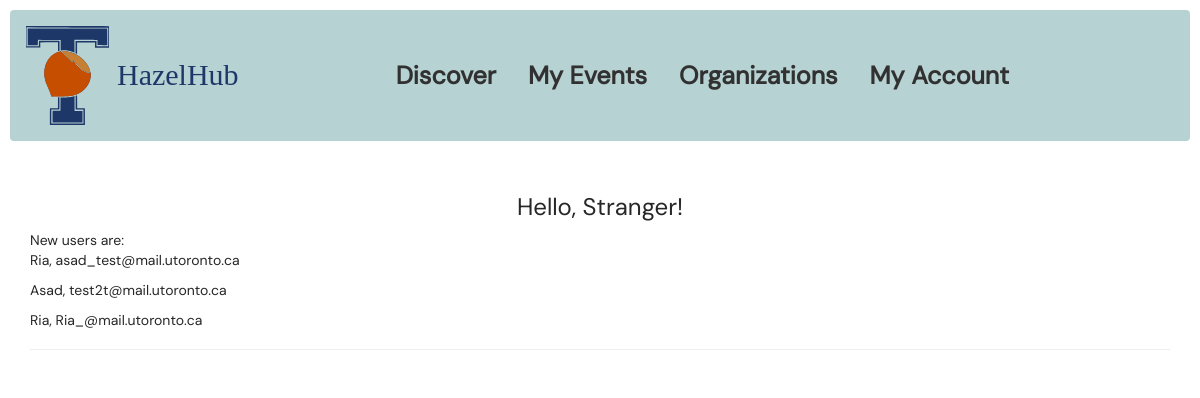
/list, run on an earlier commit of the app's database.
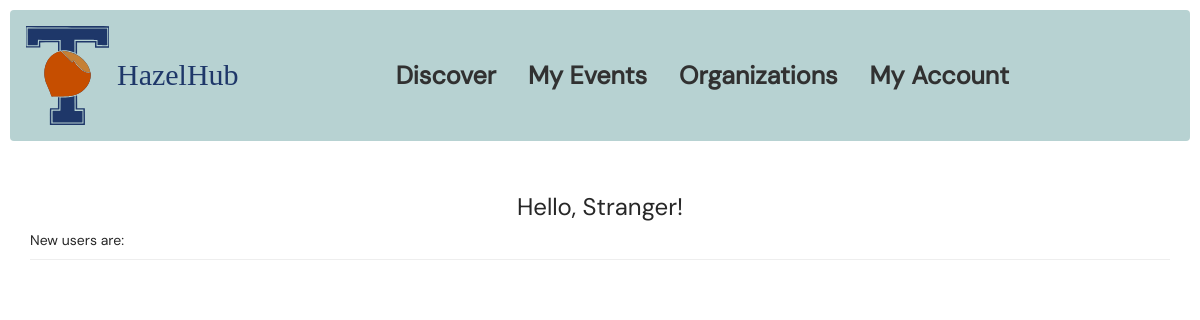
And on a later commit of the database.
### app/models.py (models this page shows, shortened)
class User(UserMixin, db.Model):
    __tablename__ = "users"
    id = db.Column(db.String(255), primary_key=True)
    role = "user"
    name = db.Column(db.String(10), nullable=False)
    email = db.Column(db.String(100), unique=True, nullable=False)
    password = db.Column(db.String(255), nullable=False)
    faculty = db.Column(db.String(255))
    major = db.Column(db.String(255))
    campus = db.Column(db.String(255))
    year_of_study = db.Column(db.String(255))
    events: Mapped[List[Event]] = relationship(secondary=UserEvents, back_populates="users")
    interests: Mapped[List[Interest]] = relationship(
        secondary=UserInterests, back_populates="users"
    )

### app/main/users/routes.py (the view)
@users_blueprint.route("/list", methods=["GET"])
def user_list():
    users = User.query.all()
    if users is not None:
        return render_template("user.html", name=session.get("first_name", "Stranger"), users=users)

### app/templates/user.html
{% extends "base.html" %} {% block title %}HazelHub{% endblock %} {% block
page_content %}
<div class="page-header">
  <h1>Hello, {{ name }}!</h1>
  New users are: {% for user in users %}
  <p>{{user.name}}, {{user.email}}</p>
  {% endfor %}
</div>
{% endblock %}

### app/templates/base.html (shortened to what this page needs)
{% extends "bootstrap/base.html" %} {% block title %}HazelHub{% endblock %} {%
block navbar %}
<link rel="stylesheet" href="{{ url_for('static', filename='css/main.css') }}">
<div class="tob-bar-container tob-bar-root-class-name">
  <div class="tob-bar-top-bar">
    <img alt="image" src="{{ url_for('static', filename='assets/hazelhublogo.svg') }}" class="tob-bar-image" />
    <span class="tob-bar-text"><span>HazelHub</span></span>
    <nav class="tob-bar-links">
      <a href="/discover" class="tob-bar-navlink">
        <span>Discover</span>
      </a>
      <a href="/myEvents" class="tob-bar-navlink1">
        <span>My Events</span>
      </a>
      <a href="/organizer/list" class="tob-bar-navlink2">
        <span>Organizations</span>
      </a>
      {% if current_user.name %}
      <a href="/user/myAccount" class="tob-bar-navlink3">
        <span>My Account</span>
      </a>
      {% else %}
      <a href="/organizer/myAccount" class="tob-bar-navlink3">
        <span>My Account</span>
      </a>
      {% endif %}
    </nav>
  </div>
</div>
{% endblock %} {% block content %}
<div class="container">
   {% block page_content %}{% endblock %}
</div>
{% endblock %}

### app/static/css/main.css (style rules this page uses)
*, *::before, *::after { box-sizing: border-box; }
html { background-color: #ffffff; }
body { color: #272727; font-family: "DM Sans"; font-style: normal; font-weight: 400; letter-spacing: 0; padding: 1rem; }
h1 { font-size: 24px; font-weight: 400; text-align: center; }
img { height: auto; max-width: 100%; vertical-align: middle; }

### app/static/css/style.css (style rules this page uses)
:root { --dl-color-gray-500: #595959; --dl-color-gray-700: #999999; --dl-color-gray-900: #D9D9D9; --dl-size-size-large: 144px; --dl-size-size-small: 48px; --dl-color-danger-300: #A22020; --dl-color-danger-500: #BF2626; --dl-color-danger-700: #E14747; --dl-color-gray-black: #000000; --dl-color-gray-white: #FFFFFF; --dl-size-size-medium: 96px; --dl-size-size-xlarge: 192px; --dl-size-size-xsmall: 16px; --dl-space-space-unit: 16px; --dl-color-hazelhub-bb: #b7d2d2ff; --dl-color-primary-100: #003EB3; --dl-color-primary-300: #0074F0; --dl-color-primary-500: #14A9FF; --dl-color-primary-700: #85DCFF; --dl-color-success-300: #199033; --dl-color-success-500: #32A94C; --dl-color-success-700: #4CC366; --dl-size-size-xxlarge: 288px; --dl-size-size-maxwidth: 1400px; --dl-radius-radius-round: 50%; --dl-color-hazelhub-beige: #e6d1abff; --dl-color-hazelhub-cream: #fbf9eeff; --dl-color-hazelhub-dblue: #484e58ff; --dl-color-hazelhub-hazel: #c64e00ff; --dl-color-hazelhub-lblue: #486287ff; --dl-color-hazelhub-tblue: #1e3769ff; --dl-color-hazelhub-white: #ffffffff; --dl-space-space-halfunit: 8px; --dl-space-space-sixunits: 96px; --dl-space-space-twounits: 32px; --dl-color-hazelhub-dblack: #313131ff; --dl-color-hazelhub-hazel2: #c58035ff; --dl-radius-radius-radius2: 2px; --dl-radius-radius-radius4: 4px; --dl-radius-radius-radius8: 8px; --dl-space-space-fiveunits: 80px; --dl-space-space-fourunits: 64px; --dl-space-space-threeunits: 48px; --dl-space-space-oneandhalfunits: 24px; }
.tob-bar-container { width: 100%; height: 400px; display: flex; position: relative; align-items: flex-start; flex-direction: column; }
.tob-bar-top-bar { flex: 0 0 auto; width: auto; display: flex; z-index: 100; position: relative; align-items: center; padding-top: var(--dl-space-space-halfunit); padding-left: var(--dl-space-space-halfunit); border-radius: var(--dl-radius-radius-radius4); padding-right: var(--dl-space-space-oneandhalfunits); padding-bottom: var(--dl-space-space-halfunit); justify-content: flex-start; background-color: var(--dl-color-hazelhub-bb); }
.tob-bar-image { width: 99px; height: 115px; object-fit: cover; padding-top: var(--dl-space-space-halfunit); padding-left: var(--dl-space-space-halfunit); padding-right: var(--dl-space-space-halfunit); padding-bottom: var(--dl-space-space-halfunit); }
.tob-bar-text { color: var(--dl-color-hazelhub-tblue); font-size: 30px; align-self: center; font-style: normal; font-family: "Renogare"; font-weight: 200; }
.tob-bar-links { flex: 1; width: 1548px; display: flex; align-items: center; flex-direction: row; justify-content: center; }
.tob-bar-navlink { color: var(--dl-color-hazelhub-dblack); font-size: 25px; font-style: normal; font-family: "DM Sans"; font-weight: 600; text-decoration: none; }
.tob-bar-navlink1 { color: var(--dl-color-hazelhub-dblack); font-size: 25px; font-style: normal; font-family: "DM Sans"; font-weight: 600; margin-left: var(--dl-space-space-twounits); text-decoration: none; }
.tob-bar-navlink2 { color: var(--dl-color-hazelhub-dblack); font-size: 25px; font-style: normal; font-family: "DM Sans"; font-weight: 600; margin-left: var(--dl-space-space-twounits); text-decoration: none; }
.tob-bar-navlink3 { color: var(--dl-color-hazelhub-dblack); font-size: 25px; font-style: normal; font-family: "DM Sans"; font-weight: 600; margin-left: var(--dl-space-space-twounits); text-decoration: none; }
.tob-bar-root-class-name { height: var(--dl-size-size-large); }

What changed in the data, as far as the page shows it:
removed User: name "Ria", email "asad_test@mail.utoronto.ca"
removed User: name "Asad", email "test2t@mail.utoronto.ca"
removed User: name "Ria", email "Ria_@mail.utoronto.ca"
